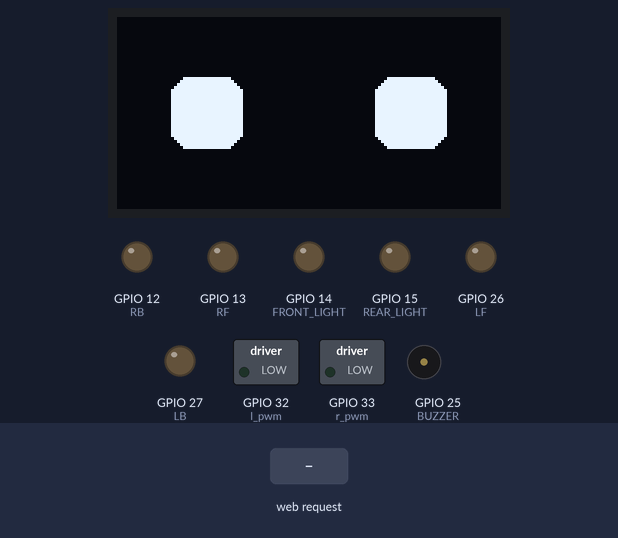
The sketch below on a simulated ESP32. Shown: 128×64 one-colour display, switched loads named in the sketch (green lamp = pin HIGH), output pins drawn as LEDs (lit = HIGH), buzzer (waves = sounding, pin HIGH). Inputs (shaded band) come from the test bench. What the sketch prints to the serial monitor is not drawn.

Above: at 1.2 s.
1.3 s: HTTP request GET /forward received
At 2.5 s:
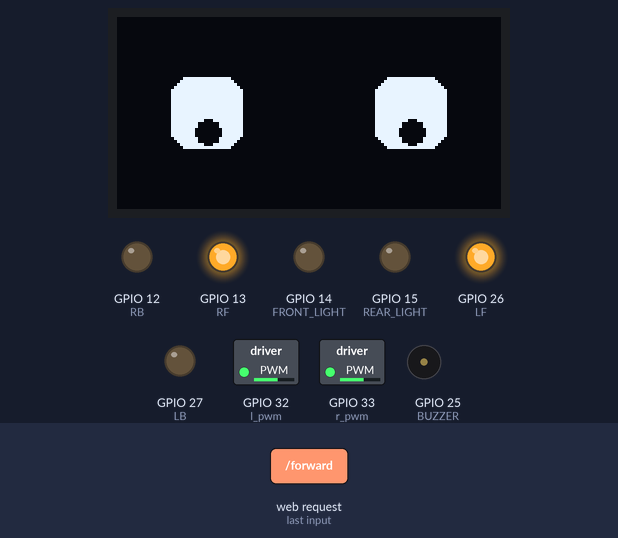
2.8 s: HTTP request GET /backward received
At 3.7 s:
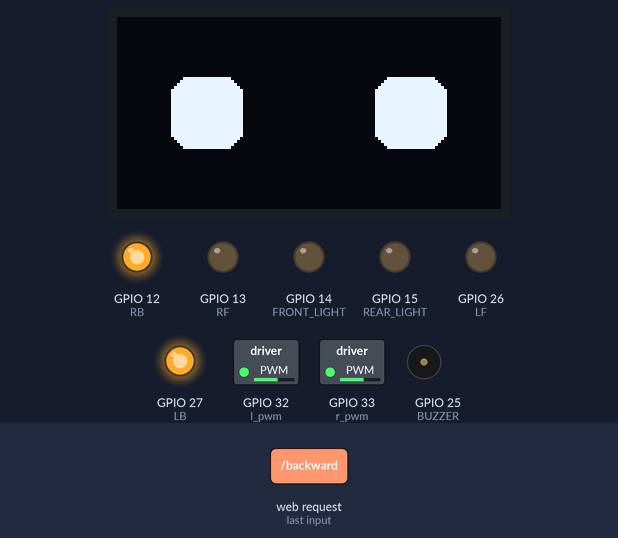
4.5 s: HTTP request GET /left received
At 4.9 s:
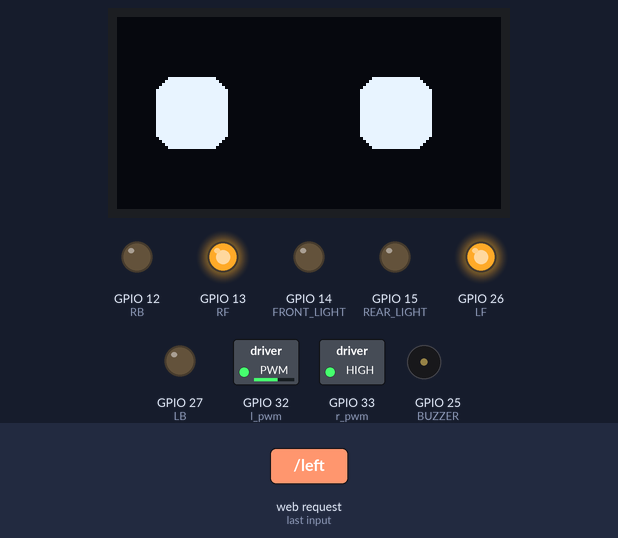
6.0 s: HTTP request GET /right received
At 7.3 s:
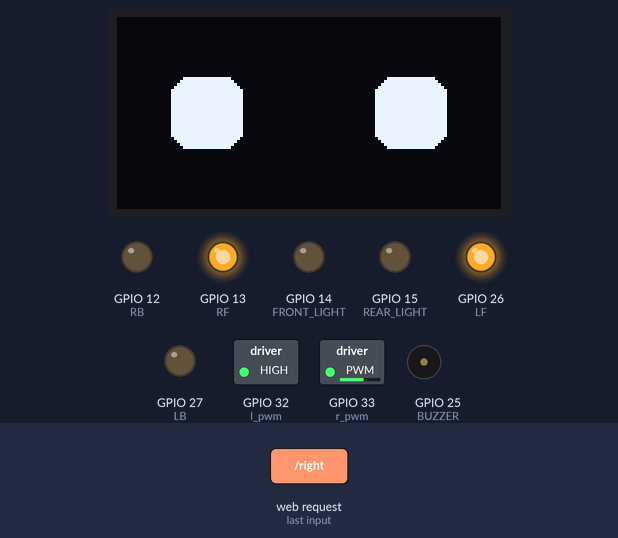
Timing chart, 0 to 8.5 s (numbered marks = the images above; inputs shaded):
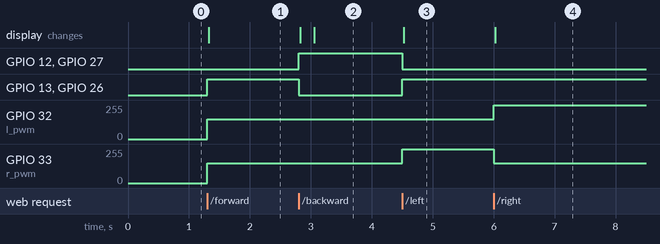

Measured:
- after the input at 1.3 s, GPIO 13 (RF), GPIO 26 (LF): LOW → HIGH at once; GPIO 32 (l_pwm), GPIO 33 (r_pwm): 0/255 → 150/255 at once; the display: changes at once (image 1)
- after the input at 2.8 s, GPIO 12 (RB), GPIO 27 (LB): LOW → HIGH at once; GPIO 13 (RF), GPIO 26 (LF): HIGH → LOW at once; the display: first changes at once (image 2 shows a later state)
- after the input at 4.5 s, GPIO 12 (RB), GPIO 27 (LB): HIGH → LOW at once; GPIO 13 (RF), GPIO 26 (LF): LOW → HIGH at once; GPIO 33 (r_pwm): 150/255 → 255/255 at once; the display: changes at once (image 3)
- after the input at 6.0 s, GPIO 32 (l_pwm): 150/255 → 255/255 at once; GPIO 33 (r_pwm): 255/255 → 150/255 at once; the display: changes at once (image 4)

The sketch:

alip.ino
```cpp
#include <WiFi.h>
#include <WebServer.h>
#include <SPI.h>
#include <Wire.h>
#include <Adafruit_GFX.h>
#include <Adafruit_SSD1306.h>

// === Pin Motor & Aksesoris ===
#define r_pwm 33
#define l_pwm 32
#define RF 13
#define LF 26
#define RB 12
#define LB 27
#define BUZZER 25
#define FRONT_LIGHT 14
#define REAR_LIGHT 15

// === OLED Display ===
#define SCREEN_WIDTH 128
#define SCREEN_HEIGHT 64
#define OLED_RESET -1
#define SCREEN_ADDRESS 0x3C
Adafruit_SSD1306 display(SCREEN_WIDTH, SCREEN_HEIGHT, &Wire, OLED_RESET);

// === Konfigurasi WiFi ===
const char* ssid = "RoboCar_AP";
const char* password = "12345678";
WebServer server(80);
int speed = 150;

// === Variabel Animasi Mata ===
int ref_eye_height = 24;
int ref_eye_width = 24;
int ref_space_between_eye = 20;
int ref_corner_radius = 6;
int left_eye_height = ref_eye_height;
int left_eye_width = ref_eye_width;
int left_eye_x = SCREEN_WIDTH / 2 - ref_eye_width - ref_space_between_eye / 2;
int left_eye_y = SCREEN_HEIGHT / 2;
int right_eye_x = SCREEN_WIDTH / 2 + ref_eye_width + ref_space_between_eye / 2;
int right_eye_y = SCREEN_HEIGHT / 2;
int right_eye_height = ref_eye_height;
int right_eye_width = ref_eye_width;

// === Fungsi Animasi Mata ===
void draw_eyes(bool update = true) {
  display.clearDisplay();
  int x = left_eye_x - left_eye_width / 2;
  int y = left_eye_y - left_eye_height / 2;
  display.fillRoundRect(x, y, left_eye_width, left_eye_height, ref_corner_radius, SSD1306_WHITE);
  x = right_eye_x - right_eye_width / 2;
  y = right_eye_y - right_eye_height / 2;
  display.fillRoundRect(x, y, right_eye_width, right_eye_height, ref_corner_radius, SSD1306_WHITE);
  if (update) display.display();
}

void center_eyes(bool update = true) {
  left_eye_x = SCREEN_WIDTH / 2 - ref_eye_width - ref_space_between_eye / 2;
  right_eye_x = SCREEN_WIDTH / 2 + ref_eye_width + ref_space_between_eye / 2;
  left_eye_y = right_eye_y = SCREEN_HEIGHT / 2;
  draw_eyes(update);
}

void blink(int blink_speed = 6) {
  for (int i = 0; i < 3; i++) {
    left_eye_height -= blink_speed;
    right_eye_height -= blink_speed;
    draw_eyes();
    delay(20);
  }
  for (int i = 0; i < 3; i++) {
    left_eye_height += blink_speed;
    right_eye_height += blink_speed;
    draw_eyes();
    delay(20);
  }
}

void happy_eye() {
  center_eyes(false);
  display.fillCircle(left_eye_x, left_eye_y + 6, 4, SSD1306_BLACK);
  display.fillCircle(right_eye_x, right_eye_y + 6, 4, SSD1306_BLACK);
  display.display();
}

// === Fungsi Motor ===
void stopC() {
  digitalWrite(RF, LOW); digitalWrite(LF, LOW);
  digitalWrite(RB, LOW); digitalWrite(LB, LOW);
  analogWrite(l_pwm, 0); analogWrite(r_pwm, 0);
  center_eyes();
}

// === Web Server ===
void setupServer() {
  server.on("/", []() {
    server.send(200, "text/html",
      "<h2>RoboCar Controller</h2>"
      "<button onclick=\"fetch('/forward')\">Maju</button>"
      "<button onclick=\"fetch('/backward')\">Mundur</button><br><br>"
      "<button onclick=\"fetch('/left')\">Kiri</button>"
      "<button onclick=\"fetch('/right')\">Kanan</button><br><br>"
      "<button onclick=\"fetch('/stop')\">Stop</button><br><br>"
      "<button onclick=\"fetch('/buzzer/on')\">Buzzer ON</button>"
      "<button onclick=\"fetch('/buzzer/off')\">Buzzer OFF</button><br><br>"
      "<button onclick=\"fetch('/light/front/on')\">Lampu Depan ON</button>"
      "<button onclick=\"fetch('/light/front/off')\">Lampu Depan OFF</button><br><br>"
      "<button onclick=\"fetch('/light/rear/on')\">Lampu Belakang ON</button>"
      "<button onclick=\"fetch('/light/rear/off')\">Lampu Belakang OFF</button>");
  });

  server.on("/forward", []() {
    digitalWrite(RF, HIGH); digitalWrite(LF, HIGH);
    digitalWrite(RB, LOW); digitalWrite(LB, LOW);
    analogWrite(r_pwm, speed); analogWrite(l_pwm, speed);
    happy_eye();
    server.send(200, "text/plain", "Forward");
  });

  server.on("/backward", []() {
    digitalWrite(RF, LOW); digitalWrite(LF, LOW);
    digitalWrite(RB, HIGH); digitalWrite(LB, HIGH);
    analogWrite(r_pwm, speed); analogWrite(l_pwm, speed);
    blink();
    server.send(200, "text/plain", "Backward");
  });

  server.on("/left", []() {
    digitalWrite(RF, HIGH); digitalWrite(LF, HIGH);
    digitalWrite(RB, LOW); digitalWrite(LB, LOW);
    analogWrite(r_pwm, 255); analogWrite(l_pwm, 150);
    left_eye_x -= 5; right_eye_x -= 5;
    draw_eyes();
    server.send(200, "text/plain", "Left");
  });

  server.on("/right", []() {
    digitalWrite(RF, HIGH); digitalWrite(LF, HIGH);
    digitalWrite(RB, LOW); digitalWrite(LB, LOW);
    analogWrite(r_pwm, 150); analogWrite(l_pwm, 255);
    left_eye_x += 5; right_eye_x += 5;
    draw_eyes();
    server.send(200, "text/plain", "Right");
  });

  server.on("/stop", []() {
    stopC();
    server.send(200, "text/plain", "Stopped");
  });

  server.begin();
}

// === Setup Utama ===
void setup() {
  Serial.begin(115200);
  if (!display.begin(SSD1306_SWITCHCAPVCC, SCREEN_ADDRESS)) {
    Serial.println("OLED failed!");
    while (1);
  }
  display.clearDisplay();
  center_eyes();

  pinMode(RF, OUTPUT); pinMode(LF, OUTPUT);
  pinMode(RB, OUTPUT); pinMode(LB, OUTPUT);
  pinMode(r_pwm, OUTPUT); pinMode(l_pwm, OUTPUT);
  pinMode(BUZZER, OUTPUT); pinMode(FRONT_LIGHT, OUTPUT); pinMode(REAR_LIGHT, OUTPUT);
  stopC();

  WiFi.softAP(ssid, password);
  Serial.println("AP IP: " + WiFi.softAPIP().toString());
  setupServer();
}

void loop() {
  server.handleClient();
}
```
